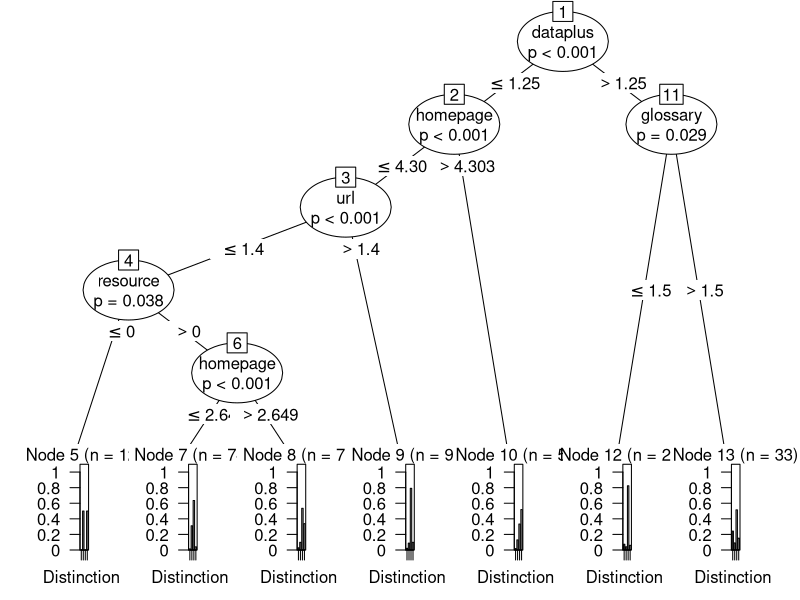
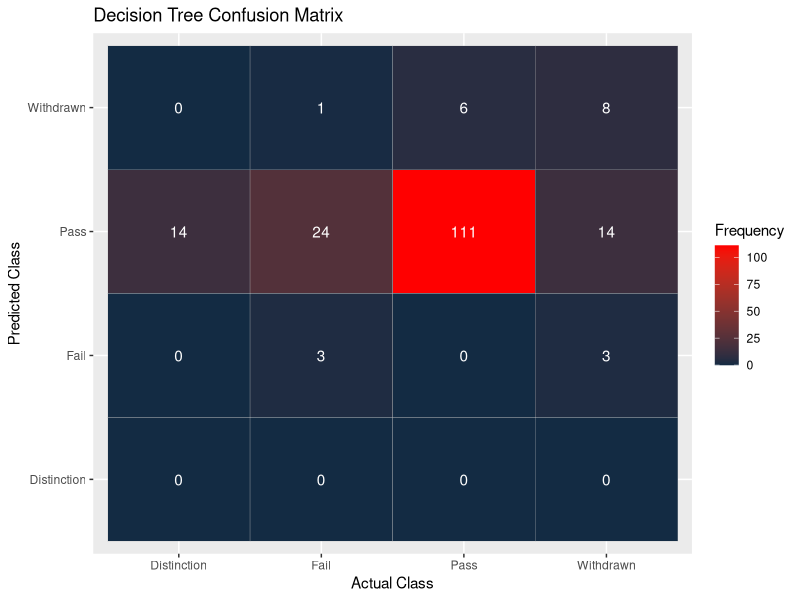

Generate these figures, in order, with R:
## ---- chunk 1
knitr::opts_chunk$set(echo = TRUE)
## ---- chunk 2
library(ggplot2)
library(party)
library(rpart)
## ---- chunk 3
df1 <- read.csv("AAA_Data_for_Tree.csv")

## ---- chunk 4

df1 <- df1[,-1]
## ---- chunk 5
n = nrow(df1)
train = sample(1:n, size = round(0.75*n), replace=FALSE)
df1.train = df1[train,]
df1.test = df1[-train,]
## ---- chunk 6

tree <- ctree(factor(final_result) ~ homepage + forumng + glossary + dataplus + oucollaborate + oucontent + resource + subpage + url, data=df1.train)

## ---- chunk 7

plot(tree)

## ---- chunk 8
df1.test$prediction <- predict(tree, df1.test)

## ---- chunk 9
c2.tree <- rpart(prediction ~ homepage + forumng + glossary + dataplus + oucollaborate + oucontent + resource + subpage + url, data=df1.test) 
printcp(c2.tree)
rpart(formula = prediction ~ homepage + forumng + glossary + dataplus + oucollaborate + oucontent + resource + subpage + url, data = df1.test, method = "class")
## ---- chunk 10
table(df1.test$final_result, df1.test$prediction)

## ---- chunk 11
tree_confusion <- as.data.frame(table(df1.test$final_result, df1.test$prediction))

tree_plot <- ggplot(tree_confusion)

tree_plot + geom_tile(aes(x=Var1, y=Var2, fill=Freq), color = "gray") + scale_x_discrete(name="Actual Class") + scale_y_discrete(name="Predicted Class") + scale_fill_gradient(high = "red") + labs(fill="Frequency", title = "Decision Tree Confusion Matrix") + geom_text(data = tree_confusion, aes(x=Var1, y=Var2, label=Freq), color = "white")
